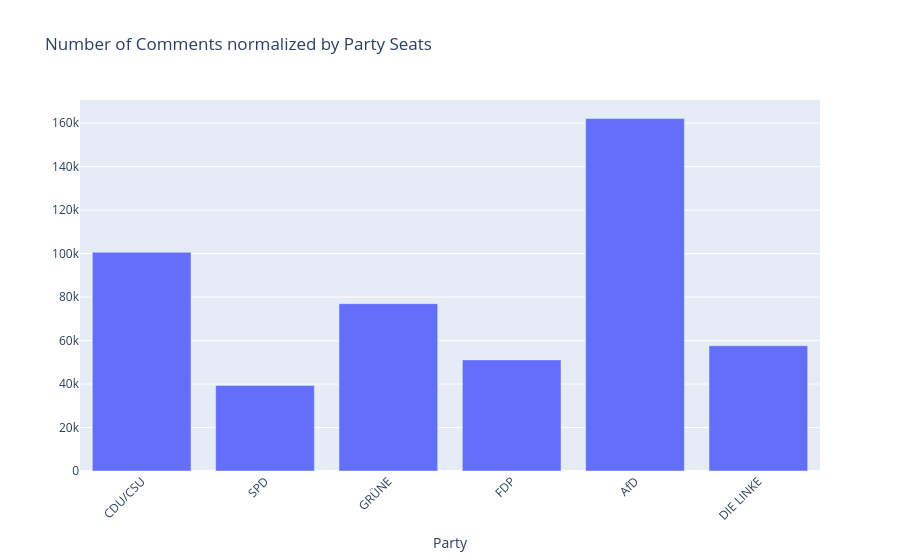

Write notebook code for a chart like this one.
### Markdown cell above
Let's normalize this by the percentage of seats in the BT  
We dropped "fraktionslos" as they are so few, the data is not meaningful  
(Also: keep in mind the numbers are not "real" comments anymore)

### Code cell
comments_by_party_20_seat_norm = comments_by_party_20[:6]/vote_percentages
plot_per_party_col(comments_by_party_20_seat_norm, norm=True)

### Figure 1 — Plotly figure (JSON) as saved in the notebook; plotly's stock layout.template omitted (floating-point values rounded to 4 significant figures)
{"data": [{"type": "bar", "x": ["CDU/CSU", "SPD", "GRÜNE", "FDP", "AfD", "DIE LINKE", "fraktionslos"], "y": [100600.0, 39340.0, 76970.0, 51100.0, 162100.0, 57610.0]}], "layout": {"title": {"text": "Number of Comments normalized by Party Seats"}, "xaxis": {"tickangle": -45, "title": {"text": "Party"}}, "yaxis": {"autorange": true}}}
